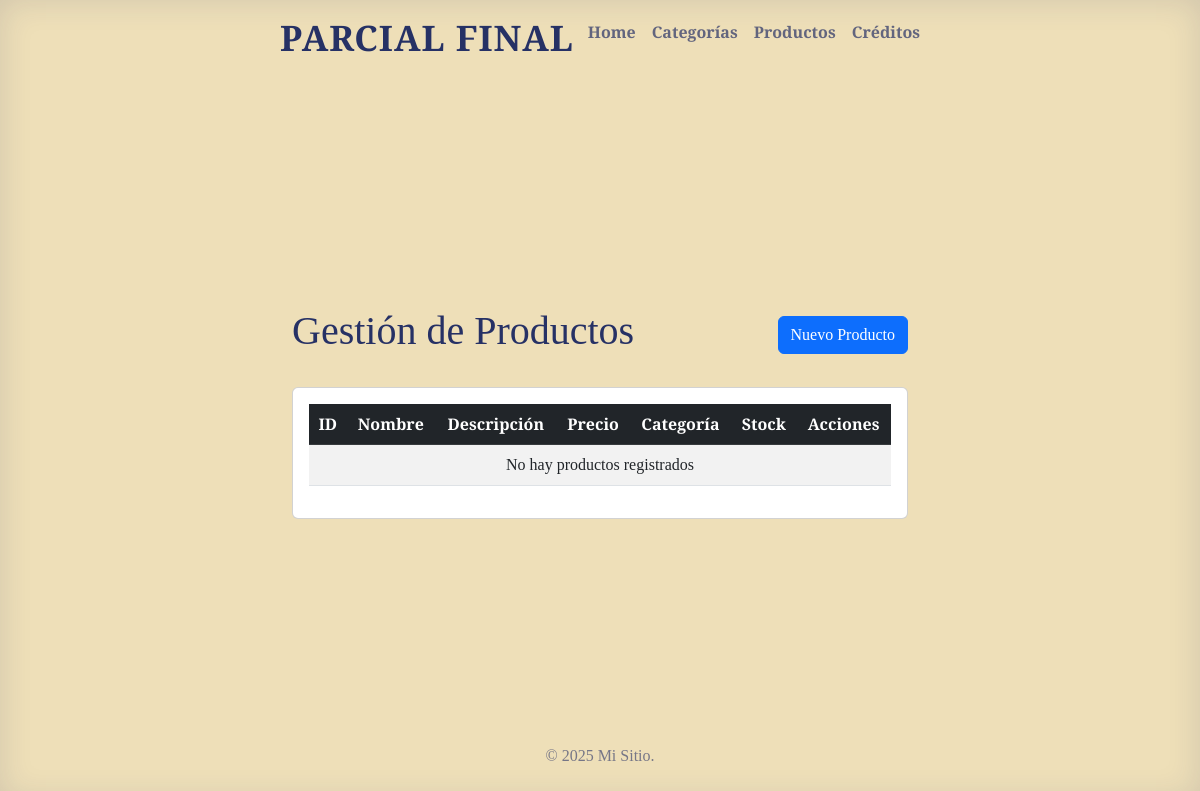
Page /principal/ on the earlier database version.
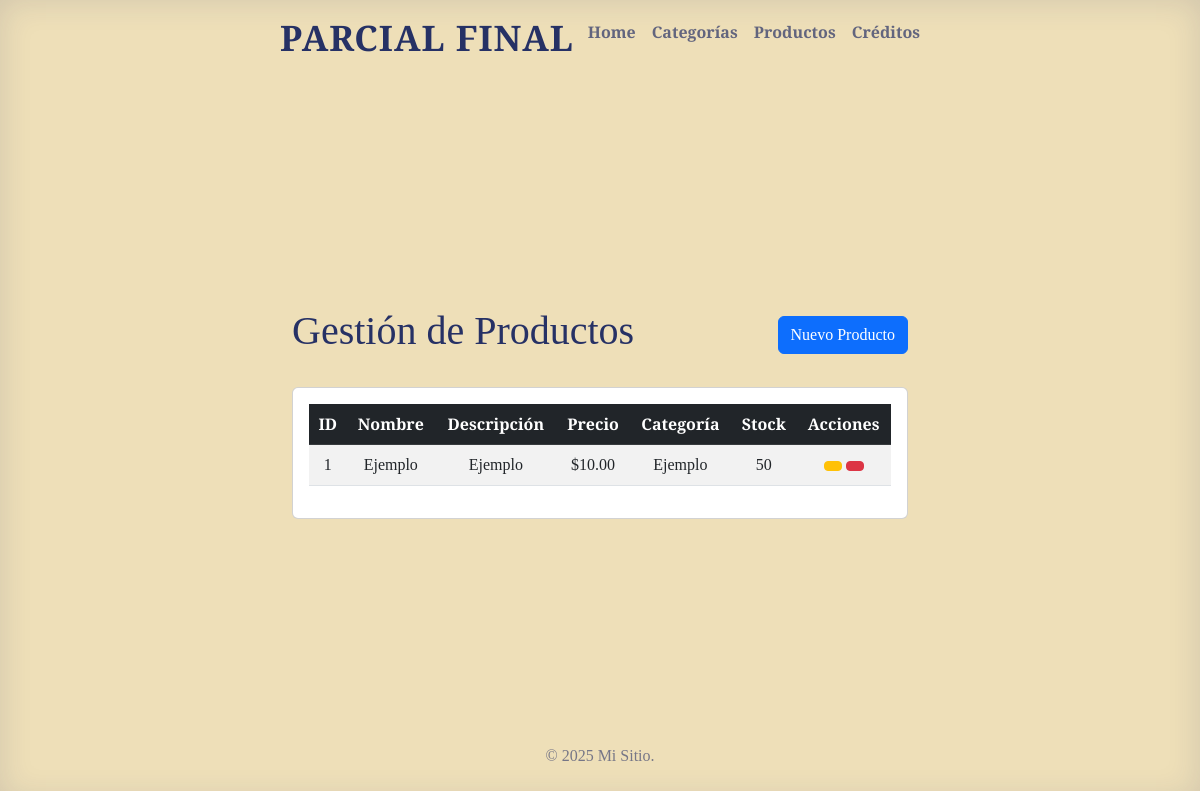
Same page on the later database version.
### Apps/principal/models.py (models this page shows, shortened)
class Producto(models.Model):
    nombre = models.CharField(max_length=200, verbose_name="Nombre del Producto")
    descripcion = models.TextField(verbose_name="Descripción")
    precio = models.DecimalField(max_digits=10, decimal_places=2, verbose_name="Precio")
    categoria = models.ForeignKey(
        Categoria,
        on_delete=models.CASCADE,
        related_name='productos',
        verbose_name="Categoría"
    )
    stock = models.IntegerField(default=0, verbose_name="Stock")
    fecha_creacion = models.DateTimeField(auto_now_add=True, verbose_name="Fecha de Creación")
    fecha_actualizacion = models.DateTimeField(auto_now=True, verbose_name="Última Actualización")
    activo = models.BooleanField(default=True, verbose_name="Activo")
    class Meta:
        verbose_name = "Producto"
        verbose_name_plural = "Productos"
        ordering = ['-fecha_creacion']

class Categoria(models.Model):
    nombre = models.CharField(max_length=100, unique=True, verbose_name="Nombre")
    descripcion = models.TextField(blank=True, null=True, verbose_name="Descripción")
    fecha_creacion = models.DateTimeField(auto_now_add=True, verbose_name="Fecha de Creación")
    fecha_actualizacion = models.DateTimeField(auto_now=True, verbose_name="Última Actualización")
    class Meta:
        verbose_name = "Categoría"
        verbose_name_plural = "Categorías"
        ordering = ['nombre']

### Apps/principal/views.py (the view)
# urls.py: path('', ProductosView.as_view(), name='principal'),
class ProductosView(TemplateView):
    template_name = "productos.html"
    def get_context_data(self, **kwargs):
        context = super().get_context_data(**kwargs)
        context['productos'] = Producto.objects.all()
        context['form'] = ProductoForm()
        return context

### Apps/principal/templates/productos.html (shortened to what this page needs)
{% extends 'base.html' %}
{% block content %}
<div class="container mt-4">
    <div class="d-flex justify-content-between align-items-center mb-4">
        <h1>Gestión de Productos</h1>
        <a href="{% url 'principal:crear_producto' %}" class="btn btn-primary">
             Nuevo Producto
        </a>
    </div>
    <div class="card">
        <div class="card-body">
            <div class="table-responsive">
                <table class="table table-striped table-hover">
                    <thead class="table-dark">
                        <tr>
                            <th>ID</th>
                            <th>Nombre</th>
                            <th>Descripción</th>
                            <th>Precio</th>
                            <th>Categoría</th>
                            <th>Stock</th>
                            <th>Acciones</th>
                        </tr>
                    </thead>
                    <tbody>
                        {% for producto in productos %}
                        <tr>
                            <td>{{ producto.id }}</td>
                            <td>{{ producto.nombre }}</td>
                            <td>{{ producto.descripcion|truncatewords:10 }}</td>
                            <td>${{ producto.precio }}</td>
                            <td>{{ producto.categoria.nombre }}</td>
                            <td>{{ producto.stock }}</td>
                            <td>
                                <a href="{% url 'principal:editar_producto' producto.pk %}" class="btn btn-sm btn-warning">
                                </a>
                                <a href="{% url 'principal:eliminar_producto' producto.pk %}" class="btn btn-sm btn-danger">
                                </a>
                            </td>
                        </tr>
                        {% empty %}
                        <tr>
                            <td colspan="7" class="text-center">No hay productos registrados</td>
                        </tr>
                        {% endfor %}
                    </tbody>
                </table>
            </div>
        </div>
    </div>
</div>
{% endblock %}

Differences in the rows shown:
added Producto: id "1", nombre "Ejemplo", descripcion "Ejemplo", precio "10.00", categoria.nombre "Ejemplo", stock "50"
Other differences:
text no longer shown: "No hay productos registrados"
